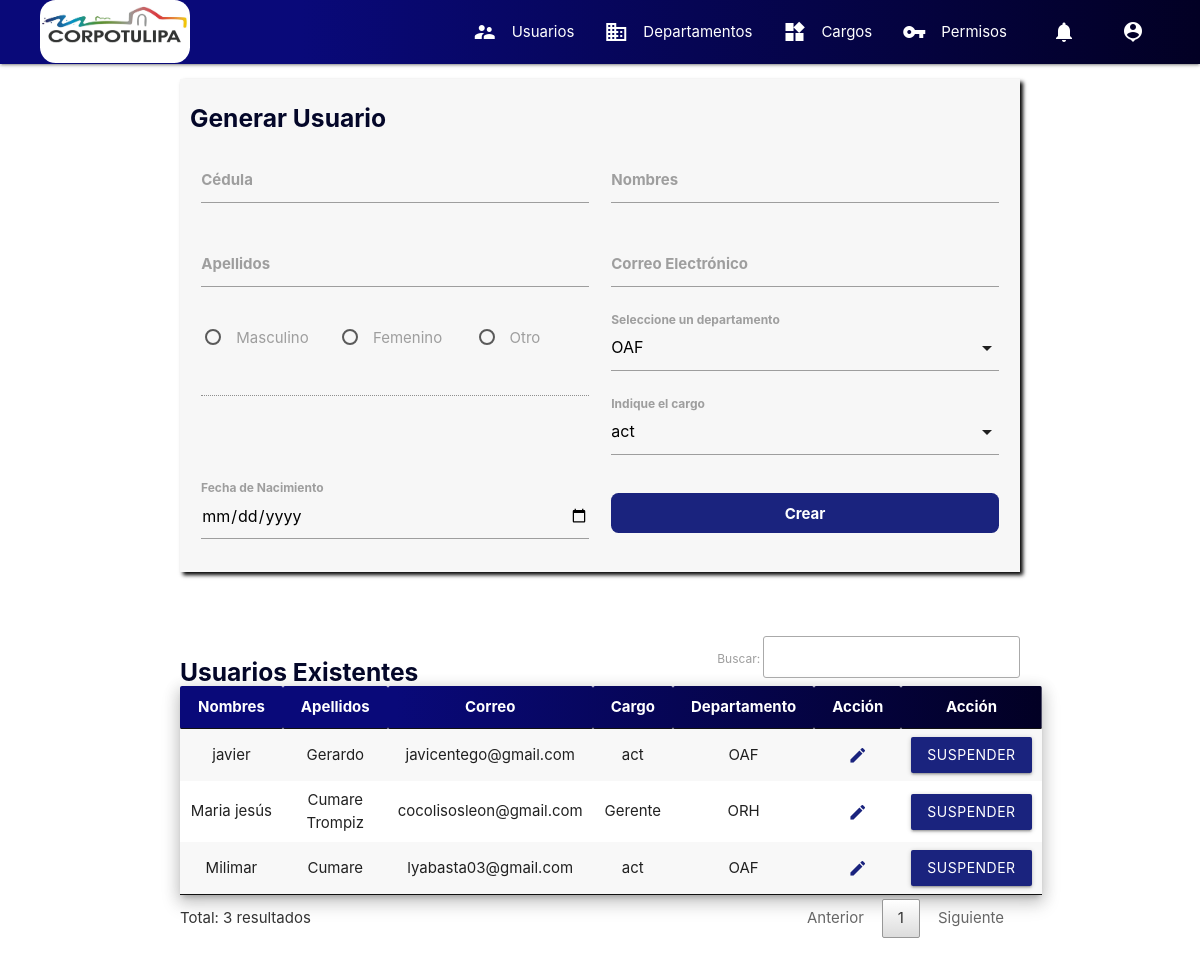
Screenshot of /frontend/generar_usuario (signed in) with the database file from the repository.
### tables this page shows
CREATE TABLE `perfil` (
  `id_usuario` int(11) NOT NULL,
  `cedula` varchar(10) NOT NULL,
  `nombre` varchar(255) NOT NULL,
  `apellido` varchar(255) NOT NULL,
  `genero` varchar(10) NOT NULL,
  `img` varchar(1000) NOT NULL DEFAULT 'frontend/img/profile/none.jpg',
  `email_validado` tinyint(1) NOT NULL DEFAULT 0,
  `fecha_nacimiento` date NOT NULL,
  `cargo_id` int(11) DEFAULT NULL,
  `departamento_id` int(11) DEFAULT NULL
);

CREATE TABLE `usuario` (
  `id` int(11) NOT NULL,
  `password` varchar(255) NOT NULL,
  `email` varchar(255) NOT NULL,
  `status` varchar(20) NOT NULL DEFAULT 'active',
  `permisos` varchar(20) NOT NULL DEFAULT 'basic'
);

CREATE TABLE `cargo` (
  `cargo_id` int(11) NOT NULL,
  `cargo` varchar(255) NOT NULL,
  `rango` int(11) NOT NULL
);

CREATE TABLE `departamento` (
  `departamento_id` int(11) NOT NULL,
  `departamento` varchar(500) NOT NULL,
  `siglas` varchar(10) NOT NULL,
  `sede` varchar(200) NOT NULL
);

### controllers/controller.php (called while the page is built, shortened)
<?php
class ControllersSuperuser{
    public function generarUser($router){
        include('backend/bd.php');
        $sql2="SELECT * FROM usuario INNER JOIN perfil ON usuario.id = perfil.id_usuario LEFT JOIN cargo ON perfil.cargo_id = cargo.cargo_id LEFT JOIN departamento ON perfil.departamento_id = departamento.departamento_id";
        $proceso2=$bd->query($sql2);
        return include("frontend/superuser/crear_usuario.php");
    }
}

### frontend/superuser/crear_usuario.php (the view, shortened to what this page needs)
<?php
include("frontend/modularizacion/encabezado_html.php");
include("frontend/modularizacion/menu.php");
?>
<div class="container section">
    <div class="row">
        <div class="col s12">
            <div class="row cont-crear">
                <form id="form">
                    <h5 class="title">Generar Usuario</h5>
                    <div class="input-field col s12 m6">
                        <input type="text" name="cedula" id="cedula">
                        <label for="cedula" style="font-weight: bold;">Cédula</label>
                    </div>
                    <div class="input-field col s12 m6">
                        <input type="text" name="nombre" id="nombre">
                        <label for="nombre">Nombres</label>
                    </div>
                    <div class="input-field col s12 m6">
                        <input type="text" name="apellido" id="apellido">
                        <label for="apellido">Apellidos</label>
                    </div>
                    <div class="input-field col s12 m6">
                        <input type="email" name="email" id="email">
                        <label for="email">Correo Electrónico</label>
                    </div>
                    <div class="input-field col s12 m6">
                        <div class="row">
                            <div class="col s12 m4">
                                <p>
                                    <label>
                                        <span>Masculino</span>
                                    </label>
                                </p>
                            </div>
                            <div class="col s12 m4">
                                <p>
                                    <label>
                                        <span>Femenino</span>
                                    </label>
                                </p>
                            </div>
                            <div class="col s12 m4">
                                <p>
                                    <label>
                                        <span>Otro</span>
                                    </label>
                                </p>
                            </div>
                            <div class="col s12">
                                <input type="text" name="other" id="other" disabled>
                            </div>
                        </div>
                    </div>
                    <div class="input-field col s12 m6">
                        <label>Seleccione un departamento</label>
                    </div>
                    <div class="input-field col s12 m6">
                        <label>Indique el cargo</label>
                    </div>
                    <div class="input-field col s12 m6">
                        <input type="date" name="nacimiento" id="nacimiento">
                        <label for="nacimiento">Fecha de Nacimiento</label>
                    </div>
                    <div class="input-field col s12 m6">
                        <button type="submit" class="btn-entrar" id="btn-submit">Crear</button>
                    </div>
                </form>
            </div>
        </div>
    </div>
</div>
<div class="container section">
    <h5 class="title title-table">Usuarios Existentes</h5>
    <table id="tabla" class="striped responsive-table z-depth-3 centered">
        <thead class="table-head">
            <th>Nombres</th>
            <th>Apellidos</th>
            <th>Correo</th>
            <th>Cargo</th>
            <th>Departamento</th>
            <th>Acción</th>
            <th>Acción</th>
        </thead>
        <tbody>
            <?php
            while ($usuarios = $proceso2->fetch_assoc()) {
            ?>
                <tr>
                    <td><?php echo $usuarios["nombre"] ?></td>
                    <td><?php echo $usuarios["apellido"] ?></td>
                    <td><?php echo $usuarios["email"] ?></td>
                    <td><?php echo $usuarios["cargo"] ?></td>
                    <td><?php echo $usuarios["siglas"] ?></td>
                    <td>
                        <a href="editar_usuario/<?php echo $usuarios["id"]; ?>" title="Editar"
                        class="btn btn-flat indigo-text text-darken-4" style="font-weight: bold;">
                        <i class="material-icons prefix">edit</i></a>
                    </td>
                    <td>
                        <button type="button" id="btn-submit" class="btn indigo darken-4 waves-effect waves-light"
                            onclick="suspender(<?php echo $usuarios['id'] ?>, <?php if ($usuarios['status'] == 'active') echo '1';
                                                else echo '0';  ?>)"><?php if ($usuarios['status'] == 'active') echo 'Suspender';
                                                else echo 'Reactivar';  ?></button></td>
                </tr>
            <?php } ?>
        </tbody>
    </table>
</div>
<?php
include("frontend/modularizacion/cierre_html.php");
?>

### frontend/css/style.css (style rules this page uses)
* { margin: 0; padding: 0; }
.table-head { background: linear-gradient(90deg, rgba(9,9,121,1) 25%, rgba(2,0,36,1) 100%); color: white; }
.btn-entrar { width: 100%; height: 40px; border: transparent; border-radius: .5em; color: white; font-weight: bold; cursor: pointer; background-color: #1a237e; }
.cont-crear { background-color: rgb(247, 247, 247); box-shadow: 3px 3px 4px black; padding: 10px; }
.title { color: #040729; font-weight: bold; }
.title-table { margin-bottom: -50px; }
#form>.input-field>label { font-weight: bold; }

### rows the page displays
perfil: nombre "javier", apellido "Gerardo", id_usuario.email "javicentego@gmail.com", cargo.cargo "act", departamento.siglas "OAF"
perfil: nombre "Maria jesús", apellido "Cumare Trompiz", id_usuario.email "cocolisosleon@gmail.com", cargo.cargo "Gerente", departamento.siglas "ORH"
perfil: nombre "Milimar", apellido "Cumare", id_usuario.email "lyabasta03@gmail.com", cargo.cargo "act", departamento.siglas "OAF"
